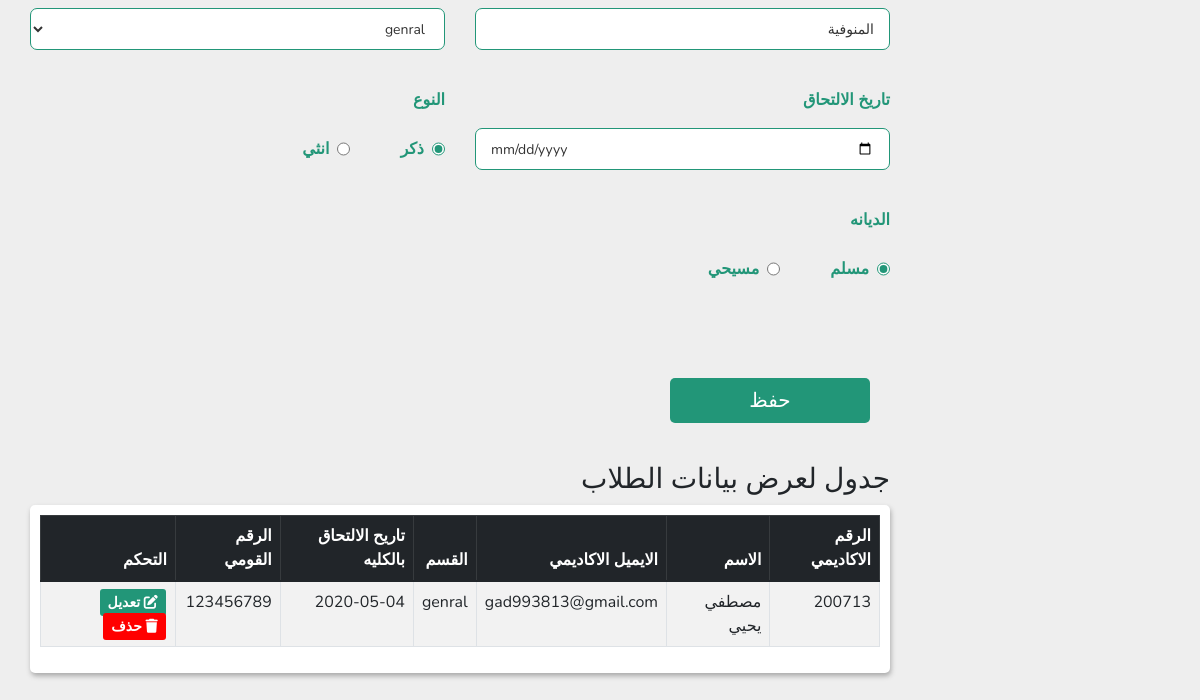
/Admins/AddStudent.php (signed in, lower part), run on an earlier commit of the app's database.
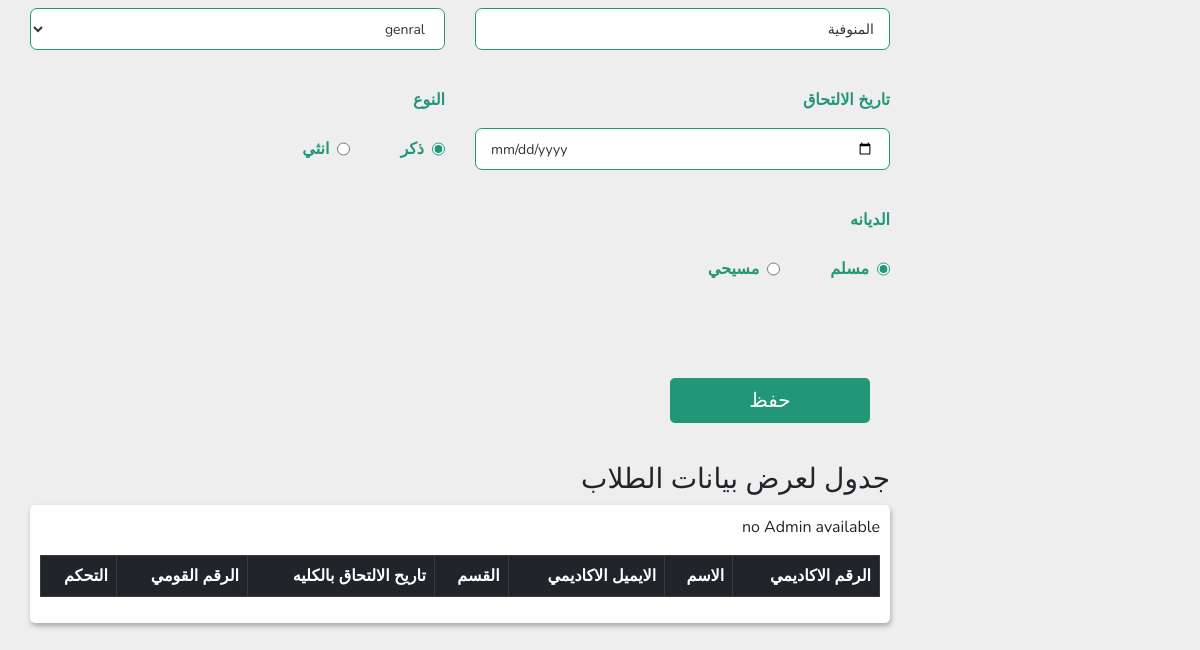
And on a later commit of the database.
### tables this page shows
CREATE TABLE `student` (
  `St_ID` int(30) NOT NULL,
  `Password` varchar(100) NOT NULL,
  `Image` varchar(100) NOT NULL DEFAULT 'profile.jpg',
  `Full_Name` varchar(100) DEFAULT NULL,
  `Gender` varchar(100) DEFAULT NULL,
  `Nationality` varchar(100) DEFAULT 'مصري',
  `Religion` varchar(100) DEFAULT NULL,
  `Address` varchar(100) DEFAULT NULL,
  `Date_Birth` date DEFAULT NULL,
  `National_ID` varchar(30) DEFAULT NULL,
  `Phone_Number` varchar(30) DEFAULT NULL,
  `Academic_Email` varchar(100) DEFAULT NULL,
  `School` varchar(100) DEFAULT NULL,
  `Qualification` varchar(100) DEFAULT 'ثانوي عام',
  `Total_Degree` double DEFAULT NULL,
  `Average` float DEFAULT NULL,
  `Date_Coordination` date DEFAULT NULL,
  `Number_Coordination` varchar(100) DEFAULT NULL,
  `Faculty` varchar(100) DEFAULT 'الحاسبات والمعلومات',
  `University` varchar(100) DEFAULT 'المنوفيه',
  `Department` varchar(100) DEFAULT 'عام',
  `Joining_Date` date DEFAULT NULL,
  `Job` varchar(100) NOT NULL DEFAULT 'طالب'
);

### Admins/AddStudent.php (the view, shortened to what the changed rows need)
<!DOCTYPE html>
<html lang="ar" dir="rtl">
<head>
    <link rel="stylesheet" href="../CssComponent/bootstrap.min.css">
    <link rel="stylesheet" href="../CssComponent/datatables.min.css">
    <link rel="stylesheet" href="../CssComponent/all.min.css">
    <link rel="stylesheet" href="../CssComponent/AddData.css">
    <link rel="stylesheet" href="../CssComponent/Table.css">
    <link rel="stylesheet" href="../CssComponent/Dashboard.css">
</head>
<body>
    <section class="section">
        <?php include_once "../Components/NavBar.php"; ?>
        <div class="container">
            <div class="row">
                <div class="col-12">
                    <div class="data_table">
                        <table id="example" class="table table-striped table-bordered">
                            <thead class="table-dark">
                                <th class="th_text">الرقم الاكاديمي</th>
                                <th class="th_text">الاسم</th>
                                <th class="th_text">الايميل الاكاديمي</th>
                                <th class="th_text">القسم</th>
                                <th class="th_text">تاريح الالتحاق بالكليه</th>
                                <th class="th_text">الرقم القومي</th>
                                <th class="th_text">التحكم</th>
                            </thead>
                            <tbody class="table-content">
                                <?php
                                $all_admins = $con->query("SELECT * FROM `student`");
                                $all_admins = $all_admins->fetchAll(PDO::FETCH_ASSOC);
                                if (!empty($all_admins)) {
                                    foreach ($all_admins as $user) {
                                ?>
                                        <tr>
                                            <td><?php echo $user['St_ID'] ?></td>
                                            <td><?php echo $user['Full_Name'] ?></td>
                                            <td><?php echo $user['Academic_Email'] ?></td>
                                            <td><?php echo $user['Department'] ?></td>
                                            <td><?php echo $user['Joining_Date'] ?></td>
                                            <td><?php echo $user['National_ID'] ?></td>
                                            <td class="flex-btn">
                                                <button><a class="update" href="update_student.php?update=<?php echo $user['St_ID'] ?>" class="delete-btn"><i class="fa-solid fa-edit"></i> تعديل</a> </button>
                                                <button> <a class="delete" href="AddStudent.php?delete=<?php echo $user['St_ID'] ?>" class="delete-btn" onclick="return confirm('Are you soure Delete this user ?');"><i class="fa-solid fa-trash"></i> حذف</a> </button>
                                            </td>
                                        </tr>
                                <?php
                                    }
                                } else {
                                    echo '<p class="empty">no Admin available</p>';
                                }
                                ?>
                            </tbody>
                        </table>
                    </div>
                </div>
            </div>
        </div>
    </section>
</body>
</html>

What changed in the data, as far as the page shows it:
removed student: St_ID "200713", Full_Name "مصطفي يحيي", Academic_Email "gad993813@gmail.com", Department "genral", Joining_Date "2020-05-04", National_ID "123456789"
Also different on the page:
text now shown: "no Admin available"
